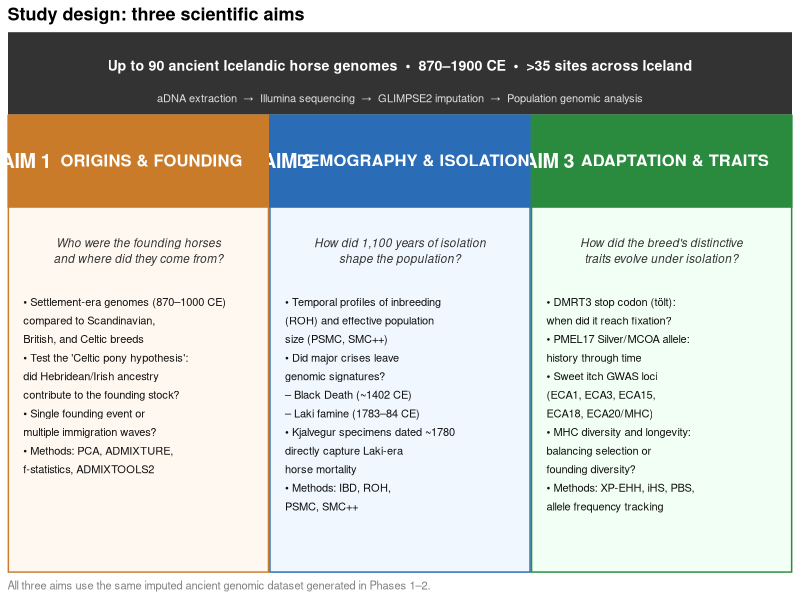
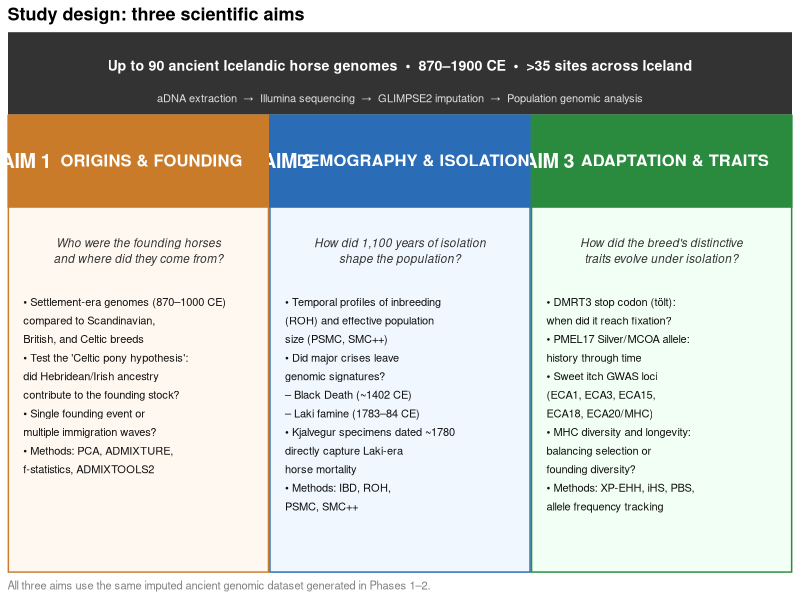
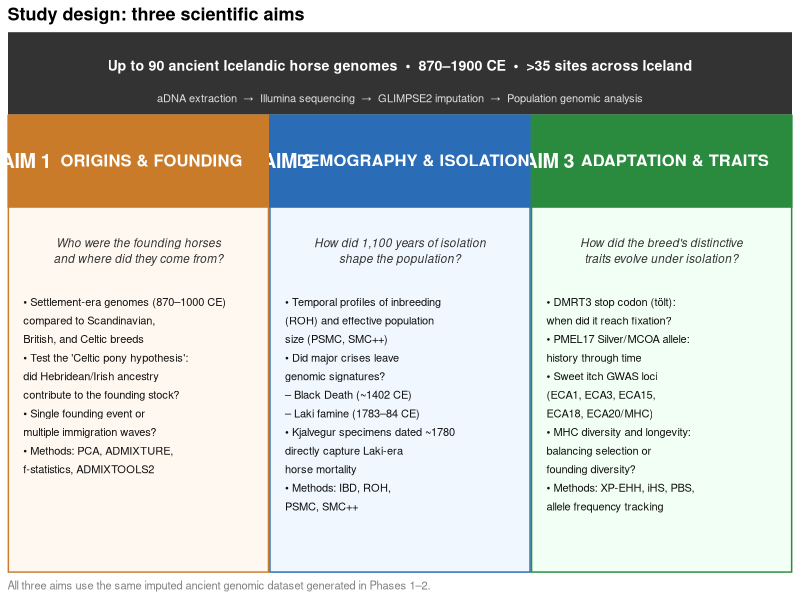

Write R code to recreate these figures, in order.
## Figure 3 — Three-aims schematic
## Packages: ggplot2, patchwork
##
## Install once:
## install.packages(c("ggplot2", "patchwork"))

library(ggplot2)
library(patchwork)

# ── HELPER: draw one aims panel ───────────────────────────────────────────────
aims_panel <- function(
    aim_number, title, subtitle, bullets,
    box_fill, title_fill, accent
) {
  # Build bullet text as single string
  bullet_text <- paste0("\u2022 ", bullets, collapse = "\n")

  ggplot() +
    # Outer box
    annotate("rect",
             xmin = 0, xmax = 1, ymin = 0, ymax = 1,
             fill = box_fill, colour = accent, linewidth = 1) +
    # Title bar
    annotate("rect",
             xmin = 0, xmax = 1, ymin = 0.80, ymax = 1,
             fill = title_fill, colour = accent, linewidth = 1) +
    # Aim number tag
    annotate("label",
             x = 0.07, y = 0.90,
             label = aim_number,
             size = 5, fontface = "bold", family = "sans",
             fill = accent, colour = "white",
             label.size = 0, label.padding = unit(0.3, "lines")) +
    # Title
    annotate("text",
             x = 0.55, y = 0.90,
             label = title,
             size = 4.2, fontface = "bold", family = "sans",
             colour = "white", hjust = 0.5, vjust = 0.5) +
    # Subtitle (key question)
    annotate("text",
             x = 0.5, y = 0.73,
             label = subtitle,
             size = 3.0, fontface = "italic", family = "sans",
             colour = "#333333", hjust = 0.5, vjust = 1,
             lineheight = 1.1) +
    # Bullet points
    annotate("text",
             x = 0.06, y = 0.60,
             label = bullet_text,
             size = 2.8, family = "sans",
             colour = "#111111", hjust = 0, vjust = 1,
             lineheight = 1.4) +
    scale_x_continuous(limits = c(0, 1), expand = c(0, 0)) +
    scale_y_continuous(limits = c(0, 1), expand = c(0, 0)) +
    theme_void()
}

# ── AIM 1: ORIGINS ────────────────────────────────────────────────────────────
p1 <- aims_panel(
  aim_number = "AIM 1",
  title      = "ORIGINS & FOUNDING",
  subtitle   = "Who were the founding horses\nand where did they come from?",
  bullets    = c(
    "Settlement-era genomes (870–1000 CE)\ncompared to Scandinavian,\nBritish, and Celtic breeds",
    "Test the 'Celtic pony hypothesis':\ndid Hebridean/Irish ancestry\ncontribute to the founding stock?",
    "Single founding event or\nmultiple immigration waves?",
    "Methods: PCA, ADMIXTURE,\nf-statistics, ADMIXTOOLS2"
  ),
  box_fill   = "#FFF8F0",
  title_fill = "#C97B2A",
  accent     = "#C97B2A"
)

# ── AIM 2: DEMOGRAPHY ─────────────────────────────────────────────────────────
p2 <- aims_panel(
  aim_number = "AIM 2",
  title      = "DEMOGRAPHY & ISOLATION",
  subtitle   = "How did 1,100 years of isolation\nshape the population?",
  bullets    = c(
    "Temporal profiles of inbreeding\n(ROH) and effective population\nsize (PSMC, SMC++)",
    "Did major crises leave\ngenomic signatures?\n\u2013 Black Death (~1402 CE)\n\u2013 Laki famine (1783\u201384 CE)",
    "Kjalvegur specimens dated ~1780\ndirectly capture Laki-era\nhorse mortality",
    "Methods: IBD, ROH,\nPSMC, SMC++"
  ),
  box_fill   = "#F0F7FF",
  title_fill = "#2A6CB5",
  accent     = "#2A6CB5"
)

# ── AIM 3: ADAPTATION ─────────────────────────────────────────────────────────
p3 <- aims_panel(
  aim_number = "AIM 3",
  title      = "ADAPTATION & TRAITS",
  subtitle   = "How did the breed's distinctive\ntraits evolve under isolation?",
  bullets    = c(
    "DMRT3 stop codon (t\u00f6lt):\nwhen did it reach fixation?",
    "PMEL17 Silver/MCOA allele:\nhistory through time",
    "Sweet itch GWAS loci\n(ECA1, ECA3, ECA15,\nECA18, ECA20/MHC)",
    "MHC diversity and longevity:\nbalancing selection or\nfounding diversity?",
    "Methods: XP-EHH, iHS, PBS,\nallele frequency tracking"
  ),
  box_fill   = "#F2FFF4",
  title_fill = "#2A8A3E",
  accent     = "#2A8A3E"
)

# ── DATA FLOW STRIP (top) ─────────────────────────────────────────────────────
header <- ggplot() +
  annotate("rect",
           xmin = 0, xmax = 1, ymin = 0, ymax = 1,
           fill = "#333333", colour = NA) +
  annotate("text",
           x = 0.5, y = 0.6,
           label = "Up to 90 ancient Icelandic horse genomes  \u2022  870\u20131900 CE  \u2022  >35 sites across Iceland",
           size = 3.6, fontface = "bold", colour = "white", family = "sans",
           hjust = 0.5, vjust = 0.5) +
  annotate("text",
           x = 0.5, y = 0.2,
           label = "aDNA extraction  \u2192  Illumina sequencing  \u2192  GLIMPSE2 imputation  \u2192  Population genomic analysis",
           size = 2.8, colour = "#dddddd", family = "sans",
           hjust = 0.5, vjust = 0.5) +
  scale_x_continuous(limits = c(0, 1), expand = c(0, 0)) +
  scale_y_continuous(limits = c(0, 1), expand = c(0, 0)) +
  theme_void()

# ── COMBINE WITH PATCHWORK ────────────────────────────────────────────────────
layout <- "
AAAA
BCDE
"

# The 'E' slot is a spacer — patchwork will size the three aim panels equally
combined <- (header / (p1 | p2 | p3)) +
  plot_layout(heights = c(0.18, 1)) +
  plot_annotation(
    title   = "Study design: three scientific aims",
    caption = "All three aims use the same imputed ancient genomic dataset generated in Phases 1–2.",
    theme   = theme(
      plot.title   = element_text(size = 13, face = "bold", family = "sans", hjust = 0),
      plot.caption = element_text(size = 8, colour = "grey50", family = "sans", hjust = 0)
    )
  )

print(combined)

# ── SAVE ─────────────────────────────────────────────────────────────────────
ggsave("figure3_aims_schematic.pdf",
       plot = combined, width = 22, height = 16, units = "cm", dpi = 300)
ggsave("figure3_aims_schematic.png",
       plot = combined, width = 22, height = 16, units = "cm", dpi = 300)
message("Saved figure3_aims_schematic.pdf and .png")
